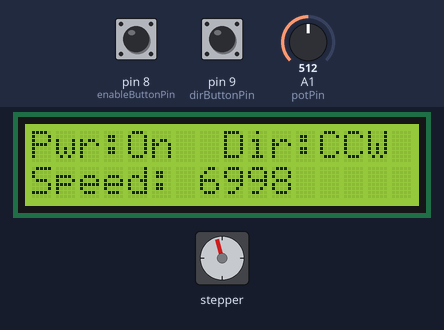
The sketch below on a simulated Arduino Uno, built with avr-gcc and run on an emulated ATmega328P. Shown: stepper motor, 16×2 character LCD. Wiring (inferred from the names in the program): stepper motor driver (2000 steps per turn assumed): step pin 5; direction pin 3; enable pin 6. The test bench sets the inputs (shaded band); at power-on: A1 (potPin) = 512, pin 8 (enableButtonPin) HIGH, pin 9 (dirButtonPin) HIGH. What the sketch prints to the serial monitor is not drawn.

Above: at 1.29 s.
1.3 s: A1 (potPin) set to 1023
At 1.84 s:
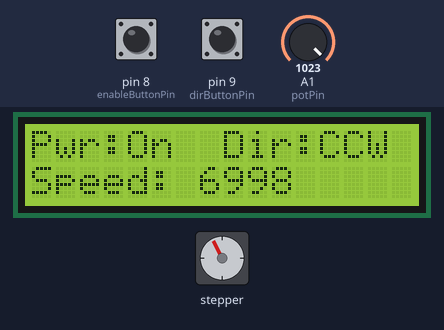
2.9 s: A1 (potPin) set to 900
At 3.09 s:
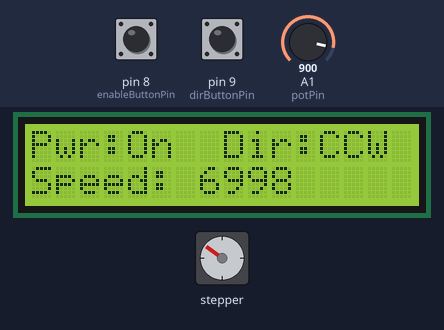
5.1 s: A1 (potPin) set to 1023
At 5.26 s:
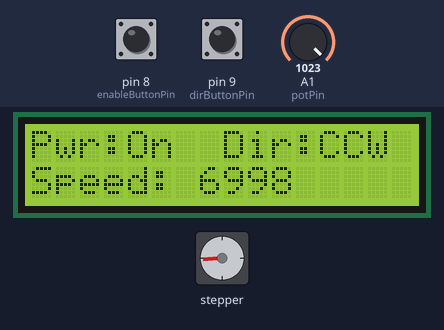
7.1 s: A1 (potPin) set to 716
14.3 s: A1 (potPin) set to 900
Timing chart, 0 to 19.9 s (numbered marks = the images above; inputs shaded):
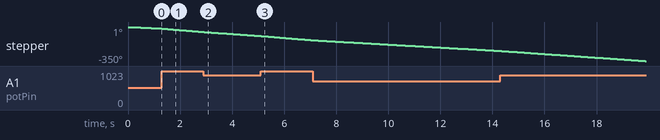

The sketch:

stepper_motor_5.ino
```cpp
#include <LiquidCrystal_I2C.h>
#include <SoftwareSerial.h>

SoftwareSerial espSerial(2, 4); //Rx - tx 0f esp  IO2/pd2 of arduino -red,TX - rx esp - brown IO4
LiquidCrystal_I2C lcd(0x27, 16, 2); // I2C address 0x27, 16 column and 2 rows A4=SDA-IO18=purple, A5=SCL-IO19=blue


const int stepPin = 5;
const int dirPin = 3;
const int enaPin = 6;
const int potPin = A1;
const int enableButtonPin = 8; // Button to enable/disable motor
const int dirButtonPin = 9;    // Button to change direction

// Define constants
const int stepsPerRevolution = 2000;
String str;
// Variables for button states
bool motorEnabled = true; // Start with the motor enabled
bool clockwise = false;   // Start with the motor rotating counterclockwise
// if 1==true== clockwise,,,,, if 0 == false== counterclockwise


void setup() {
    // Set up serial communication
    Serial.begin(9600);
    // Serial.begin(115200);
    // espSerial.begin(115200);
    espSerial.begin(9600);

    //set lcd
    lcd.init();
    lcd.backlight();

    lcd.setCursor(0, 0);
    lcd.print("   WELCOME... ");
    // Set pin modes
    pinMode(stepPin, OUTPUT);
    pinMode(dirPin, OUTPUT);
    pinMode(enaPin, OUTPUT);
    pinMode(enableButtonPin, INPUT_PULLUP); // Enable internal pull-up resistor
    pinMode(dirButtonPin, INPUT_PULLUP);    // Enable internal pull-up resistor
    // Initial motor enable state
    digitalWrite(enaPin, motorEnabled ? LOW : HIGH); // Enable is active LOW
}

void loop() {
    // lcd.clear();
    // Read potentiometer value for speed control
    int potValue = analogRead(potPin);
    Serial.println("Potentiometer value: " + String(potValue)); // Debug statement

    // Calculate step delay based on potentiometer value
    int stepDelay = map(potValue, 0, 1023, 10000, 4000);
    Serial.println("Step delay: " + String(stepDelay)); // Debug statement

    // Calculate motor speed in RPM
    float stepsPerSecond = 1000000.0 / (stepDelay * 2); // Convert microseconds to seconds
    float rpm = (stepsPerSecond * 60) / stepsPerRevolution;
    Serial.println("Motor speed (RPM): " + String(rpm)); // Display motor speed in RPM

    // Read enable button state
    if (digitalRead(enableButtonPin) == LOW) {
        delay(50); // Debounce delay
        motorEnabled = !motorEnabled;
        digitalWrite(enaPin, motorEnabled ? LOW : HIGH); // Enable is active LOW
        while (digitalRead(enableButtonPin) == LOW);  // Wait for button release
    }

    // Read direction button state
    if (digitalRead(dirButtonPin) == LOW) {
        delay(50); // Debounce delay
        clockwise = !clockwise;
        while (digitalRead(dirButtonPin) == LOW); // Wait for button release
    }
    lcd.clear();
    lcd.setCursor(0, 0);
    lcd.print("Pwr:");
    lcd.print(motorEnabled ? "On " : "Off");
    lcd.print(" Dir:");
    lcd.print(clockwise ? "CW" : "CCW");
    lcd.setCursor(0, 1);
    lcd.print("Speed: ");
    lcd.print(stepDelay);
    lcd.print("");
    // Rotate the motor if enabled
    if (motorEnabled) {
        // Rotate for a specified duration

        rotate(stepsPerRevolution, stepDelay, clockwise);
        // delay(500); // Wait for 0.5 seconds
    }


    Serial.println("direction: "+ String(clockwise));
    Serial.println("powerstatus: "+ String(motorEnabled));
    espSerial.print(clockwise);
    espSerial.print(",");
    espSerial.print(motorEnabled);
    espSerial.print(",");
    espSerial.println(stepDelay);

    delay(2000);
}

void rotate(int steps, unsigned long stepDelay, bool clockwise) {
    digitalWrite(dirPin, clockwise ? HIGH : LOW); // Set rotation direction
    for (int i = 0; i < steps; i++) {
    int potValue = analogRead(potPin);

        int stepDelay = map(potValue, 0, 1023, 10000, 4000);
        // float stepsPerSecond = 1000000.0 / (stepDelay * 2); // Convert microseconds to seconds
        // float rpm = (stepsPerSecond * 60) / stepsPerRevolution;
        // lcd.setCursor(0, 1);
        // lcd.print("Speed: ");
        // lcd.print(stepDelay);
        // lcd.print(" RPM");

        digitalWrite(stepPin, HIGH);
        delayMicroseconds(stepDelay);
        digitalWrite(stepPin, LOW);
        delayMicroseconds(stepDelay);
    }
}
```
